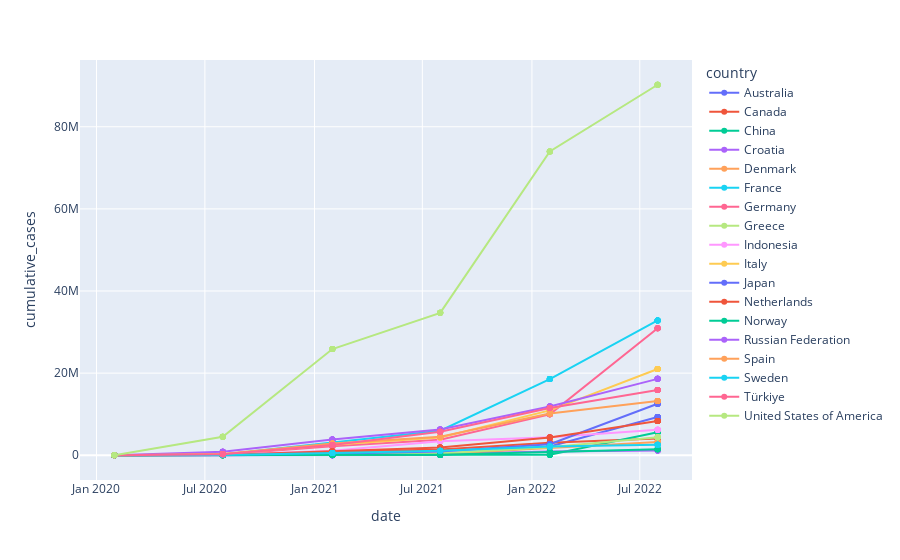

The cell this chart's notebook holds for it:
### Code cell
# fig = px.line(df_combined, x='date', y='cumulative_cases' ,markers='True', color="country")
# fig.show()
